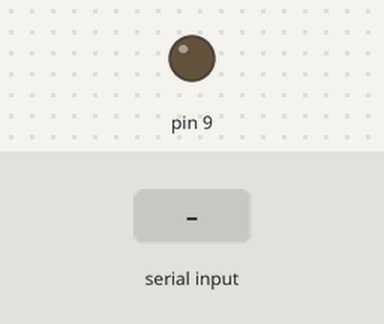
Recording of a sketch running on a simulated Arduino Uno, built with avr-gcc and run on an emulated ATmega328P. Parts: output pins drawn as LEDs (lit = HIGH). Inputs (shaded band) come from the test bench.

Above: at 1.2 s.
1.3 s: byte 30 received over Serial
At 2.1 s:
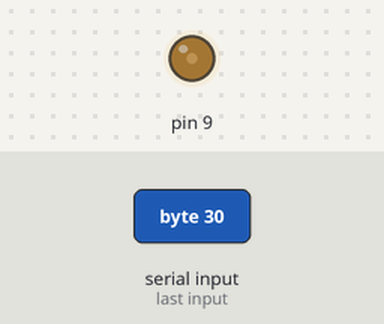
2.8 s: byte 90 received over Serial
At 3.2 s:
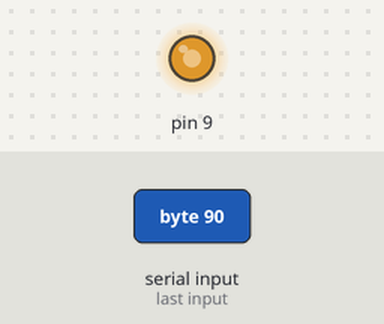
4.3 s: byte 120 received over Serial
At 5.6 s:
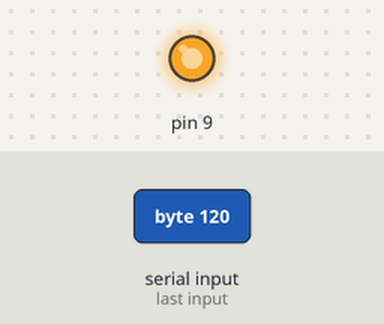
Timing chart, 0 to 7.3 s (numbered marks = the images above; inputs shaded):
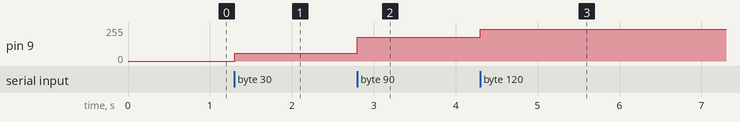

Measured:
- after the input at 1.3 s, pin 9: 0/255 → 60/255 at once
- after the input at 2.8 s, pin 9: 60/255 → 180/255 at once
- after the input at 4.3 s, pin 9: 180/255 → 240/255 at once

The sketch:

led_cont.ino
```cpp
void setup()
{
  Serial.begin(9600);
  pinMode(9,OUTPUT);
}

void loop()
{
  if(Serial.available())
  {
    int brightness = (int)Serial.read();
    int value = map(brightness,0,127,0,255);
    analogWrite(9,value);
  }
}
```
